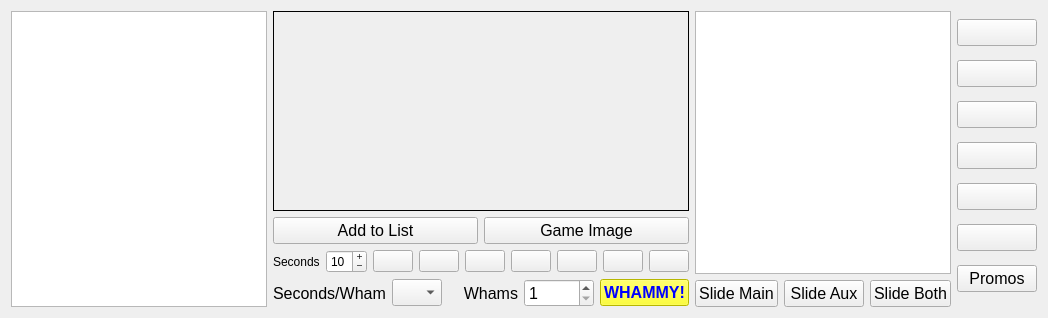
      <widget class="QWidget" name="slideShowTab">
       <property name="minimumSize">
        <size>
         <width>675</width>
         <height>0</height>
        </size>
       </property>
       <attribute name="title">
        <string>Slide Show</string>
       </attribute>
       <layout class="QHBoxLayout" name="slideShowHL">
        <item>
         <layout class="QVBoxLayout" name="ssFileTreeVL">
          <property name="sizeConstraint">
           <enum>QLayout::SetDefaultConstraint</enum>
          </property>
          <item>
           <widget class="QTreeView" name="slideShowFilesTreeView">
            <property name="sizePolicy">
             <sizepolicy hsizetype="Fixed" vsizetype="Expanding">
              <horstretch>0</horstretch>
              <verstretch>0</verstretch>
             </sizepolicy>
            </property>
            <property name="maximumSize">
             <size>
              <width>300</width>
              <height>16777215</height>
             </size>
            </property>
           </widget>
          </item>
         </layout>
        </item>
        <item>
         <layout class="QVBoxLayout" name="ssListFilesVL">
          <item>
           <layout class="QHBoxLayout" name="slidePreviewHL">
            <item>
             <widget class="QLabel" name="slidePreviewLBL">
              <property name="sizePolicy">
               <sizepolicy hsizetype="Minimum" vsizetype="Minimum">
                <horstretch>0</horstretch>
                <verstretch>0</verstretch>
               </sizepolicy>
              </property>
              <property name="minimumSize">
               <size>
                <width>356</width>
                <height>200</height>
               </size>
              </property>
              <property name="frameShape">
               <enum>QFrame::Box</enum>
              </property>
              <property name="text">
               <string/>
              </property>
              <property name="textInteractionFlags">
               <set>Qt::NoTextInteraction</set>
              </property>
             </widget>
            </item>
           </layout>
          </item>
          <item>
           <layout class="QHBoxLayout" name="imageMoveButtonsHL">
            <item>
             <widget class="QPushButton" name="addSlidePB">
              <property name="sizePolicy">
               <sizepolicy hsizetype="Minimum" vsizetype="Fixed">
                <horstretch>0</horstretch>
                <verstretch>0</verstretch>
               </sizepolicy>
              </property>
              <property name="font">
               <font>
                <pointsize>12</pointsize>
               </font>
              </property>
              <property name="text">
               <string>Add to List</string>
              </property>
             </widget>
            </item>
            <item>
             <widget class="QPushButton" name="setGameToSlidePB">
              <property name="font">
               <font>
                <pointsize>12</pointsize>
               </font>
              </property>
              <property name="text">
               <string>Game Image</string>
              </property>
             </widget>
            </item>
           </layout>
          </item>
          <item>
           <layout class="QHBoxLayout" name="slideShowPlayerHL">
            <item>
             <widget class="QLabel" name="slideShowSecondLBL">
              <property name="text">
               <string>Seconds</string>
              </property>
             </widget>
            </item>
            <item>
             <widget class="QSpinBox" name="slideShowSecondSB">
              <property name="buttonSymbols">
               <enum>QAbstractSpinBox::PlusMinus</enum>
              </property>
              <property name="minimum">
               <number>1</number>
              </property>
              <property name="maximum">
               <number>25</number>
              </property>
              <property name="value">
               <number>10</number>
              </property>
             </widget>
            </item>
            <item>
             <widget class="QPushButton" name="slideShowRestartPB">
              <property name="text">
               <string/>
              </property>
             </widget>
            </item>
            <item>
             <widget class="QPushButton" name="slideShowRewindPB">
              <property name="text">
               <string/>
              </property>
             </widget>
            </item>
            <item>
             <widget class="QPushButton" name="slideShowPlayPB">
              <property name="text">
               <string/>
              </property>
             </widget>
            </item>
            <item>
             <widget class="QPushButton" name="slideShowPausePB">
              <property name="text">
               <string/>
              </property>
             </widget>
            </item>
            <item>
             <widget class="QPushButton" name="slideShowStopPB">
              <property name="text">
               <string/>
              </property>
             </widget>
            </item>
            <item>
             <widget class="QPushButton" name="slideShowForwardPB">
              <property name="text">
               <string/>
              </property>
             </widget>
            </item>
            <item>
             <widget class="QPushButton" name="slideShowSkipPB">
              <property name="text">
               <string/>
              </property>
             </widget>
            </item>
           </layout>
          </item>
          <item>
           <layout class="QHBoxLayout" name="whammyHL">
            <item>
             <widget class="QLabel" name="secPerWhamLBL">
              <property name="font">
               <font>
                <pointsize>12</pointsize>
               </font>
              </property>
              <property name="text">
               <string>Seconds/Wham</string>
              </property>
             </widget>
            </item>
            <item>
             <widget class="QComboBox" name="secsPerWhamCB">
              <property name="sizePolicy">
               <sizepolicy hsizetype="MinimumExpanding" vsizetype="Fixed">
                <horstretch>0</horstretch>
                <verstretch>0</verstretch>
               </sizepolicy>
              </property>
              <property name="maximumSize">
               <size>
                <width>50</width>
                <height>16777215</height>
               </size>
              </property>
              <property name="font">
               <font>
                <pointsize>12</pointsize>
               </font>
              </property>
              <property name="currentIndex">
               <number>-1</number>
              </property>
              <property name="maxVisibleItems">
               <number>3</number>
              </property>
              <property name="minimumContentsLength">
               <number>1</number>
              </property>
             </widget>
            </item>
            <item>
             <widget class="QLabel" name="whamsLBL">
              <property name="font">
               <font>
                <pointsize>12</pointsize>
               </font>
              </property>
              <property name="text">
               <string>Whams</string>
              </property>
              <property name="alignment">
               <set>Qt::AlignRight|Qt::AlignTrailing|Qt::AlignVCenter</set>
              </property>
              <property name="margin">
               <number>4</number>
              </property>
             </widget>
            </item>
            <item>
             <widget class="QSpinBox" name="whammysSB">
              <property name="font">
               <font>
                <pointsize>12</pointsize>
               </font>
              </property>
              <property name="minimum">
               <number>1</number>
              </property>
             </widget>
            </item>
            <item>
             <widget class="QPushButton" name="whammyPB">
              <property name="font">
               <font>
                <family>Segoe UI</family>
                <pointsize>12</pointsize>
                <italic>false</italic>
                <bold>true</bold>
               </font>
              </property>
              <property name="styleSheet">
               <string notr="true">color: rgb(0, 0, 255);
font: 700 12pt &quot;Segoe UI&quot;;
background-color: rgb(255, 255, 0);</string>
              </property>
              <property name="text">
               <string>WHAMMY!</string>
              </property>
             </widget>
            </item>
           </layout>
          </item>
         </layout>
        </item>
        <item>
         <layout class="QVBoxLayout" name="slideListVL">
          <item>
           <widget class="QListWidget" name="slideListLW">
            <property name="sizePolicy">
             <sizepolicy hsizetype="Preferred" vsizetype="Expanding">
              <horstretch>0</horstretch>
              <verstretch>0</verstretch>
             </sizepolicy>
            </property>
           </widget>
          </item>
          <item>
           <layout class="QHBoxLayout" name="slideDisplayControlsHL">
            <item>
             <widget class="QPushButton" name="showSlideMainPB">
              <property name="sizePolicy">
               <sizepolicy hsizetype="Maximum" vsizetype="Fixed">
                <horstretch>0</horstretch>
                <verstretch>0</verstretch>
               </sizepolicy>
              </property>
              <property name="font">
               <font>
                <pointsize>12</pointsize>
               </font>
              </property>
              <property name="text">
               <string>Slide Main</string>
              </property>
             </widget>
            </item>
            <item>
             <widget class="QPushButton" name="showSlideAuxiliaryPB">
              <property name="sizePolicy">
               <sizepolicy hsizetype="Maximum" vsizetype="Maximum">
                <horstretch>0</horstretch>
                <verstretch>0</verstretch>
               </sizepolicy>
              </property>
              <property name="font">
               <font>
                <pointsize>12</pointsize>
               </font>
              </property>
              <property name="text">
               <string>Slide Aux</string>
              </property>
             </widget>
            </item>
            <item>
             <widget class="QPushButton" name="showSlideBothPB">
              <property name="sizePolicy">
               <sizepolicy hsizetype="Maximum" vsizetype="Fixed">
                <horstretch>0</horstretch>
                <verstretch>0</verstretch>
               </sizepolicy>
              </property>
              <property name="font">
               <font>
                <pointsize>12</pointsize>
               </font>
              </property>
              <property name="text">
               <string>Slide Both</string>
              </property>
             </widget>
            </item>
           </layout>
          </item>
         </layout>
        </item>
        <item>
         <layout class="QVBoxLayout" name="slideListControlsVL">
          <item>
           <widget class="QPushButton" name="slideMoveUpPB">
            <property name="font">
             <font>
              <pointsize>12</pointsize>
             </font>
            </property>
            <property name="text">
             <string/>
            </property>
           </widget>
          </item>
          <item>
           <widget class="QPushButton" name="slideMoveDownPB">
            <property name="font">
             <font>
              <pointsize>12</pointsize>
             </font>
            </property>
            <property name="text">
             <string/>
            </property>
           </widget>
          </item>
          <item>
           <widget class="QPushButton" name="removeSlidePB">
            <property name="font">
             <font>
              <pointsize>12</pointsize>
             </font>
            </property>
            <property name="text">
             <string/>
            </property>
           </widget>
          </item>
          <item>
           <widget class="QPushButton" name="clearSlideShowPB">
            <property name="font">
             <font>
              <pointsize>12</pointsize>
             </font>
            </property>
            <property name="text">
             <string/>
            </property>
           </widget>
          </item>
          <item>
           <widget class="QPushButton" name="loadSlideShowPB">
            <property name="font">
             <font>
              <pointsize>12</pointsize>
             </font>
            </property>
            <property name="text">
             <string/>
            </property>
           </widget>
          </item>
          <item>
           <widget class="QPushButton" name="saveSlideShowPB">
            <property name="font">
             <font>
              <pointsize>12</pointsize>
             </font>
            </property>
            <property name="text">
             <string/>
            </property>
           </widget>
          </item>
          <item>
           <widget class="QPushButton" name="startPromosPB">
            <property name="font">
             <font>
              <pointsize>12</pointsize>
             </font>
            </property>
            <property name="text">
             <string>Promos</string>
            </property>
           </widget>
          </item>
         </layout>
        </item>
       </layout>
      </widget>
